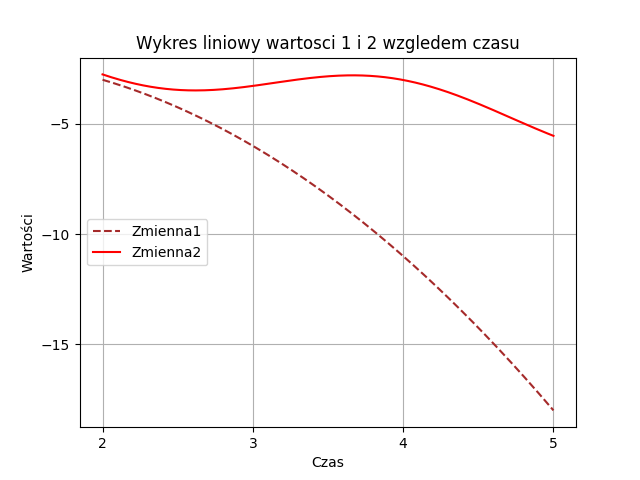

Python code for this plot:
import pandas as pd
import matplotlib.pyplot as plt

df = pd.read_csv('dosw.csv')

print(df)

czas = df['Czas']
val_1 = df['Zmienna1']
val_2 = df['Zmienna2']

plt.title('Wykres liniowy wartosci 1 i 2 wzgledem czasu')
plt.plot(czas, val_1, '--', color='brown', label='Zmienna1')
plt.plot(czas, val_2, color='red', label='Zmienna2')
plt.xlabel('Czas')
plt.ylabel('Wartości')
plt.legend(loc='center left')
plt.grid()
plt.xticks([2, 3, 4, 5])
plt.yticks([-15, -10, -5])
plt.savefig('zad_4.png')
plt.show()

